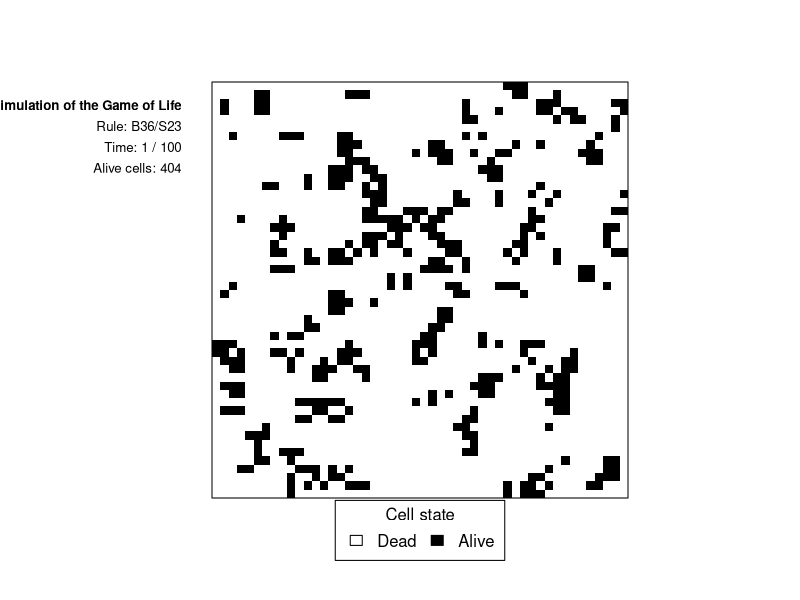
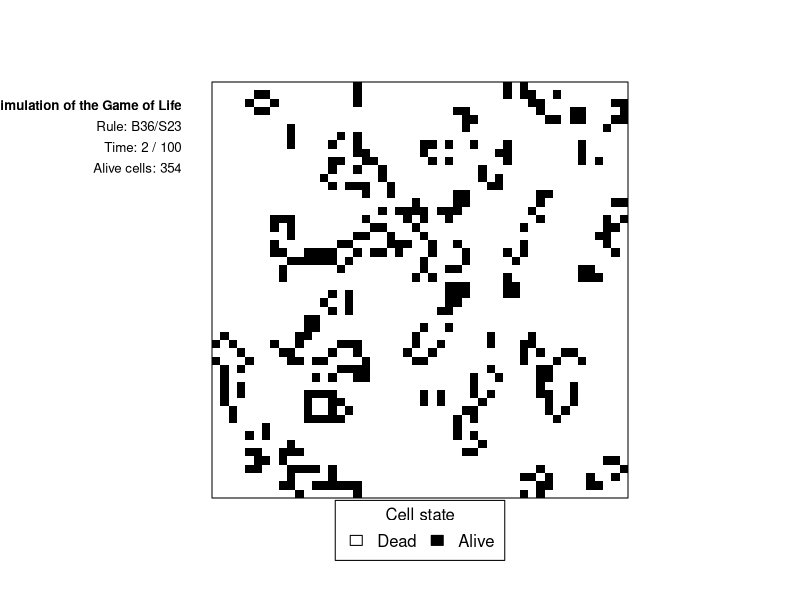
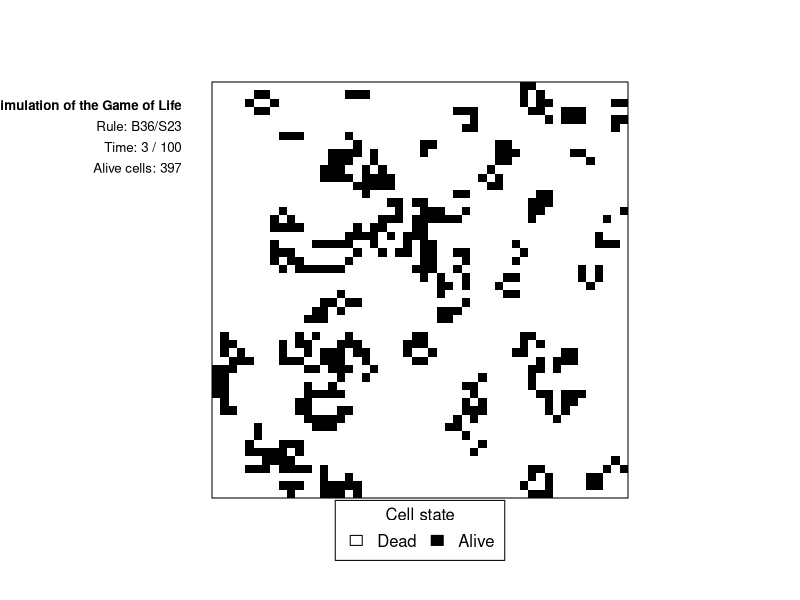
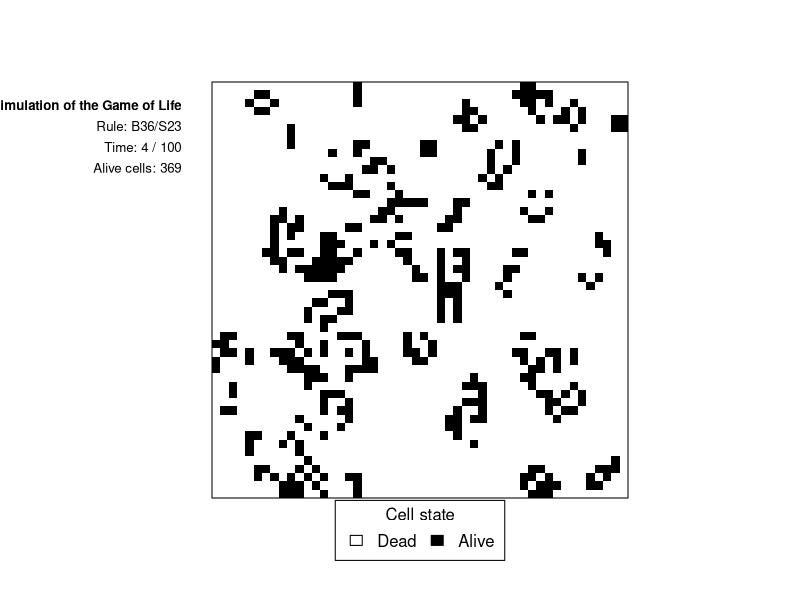
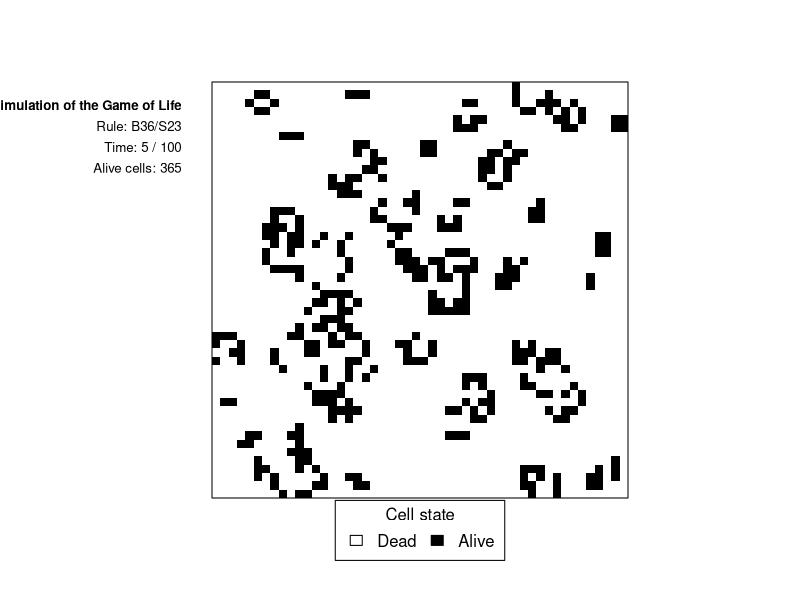
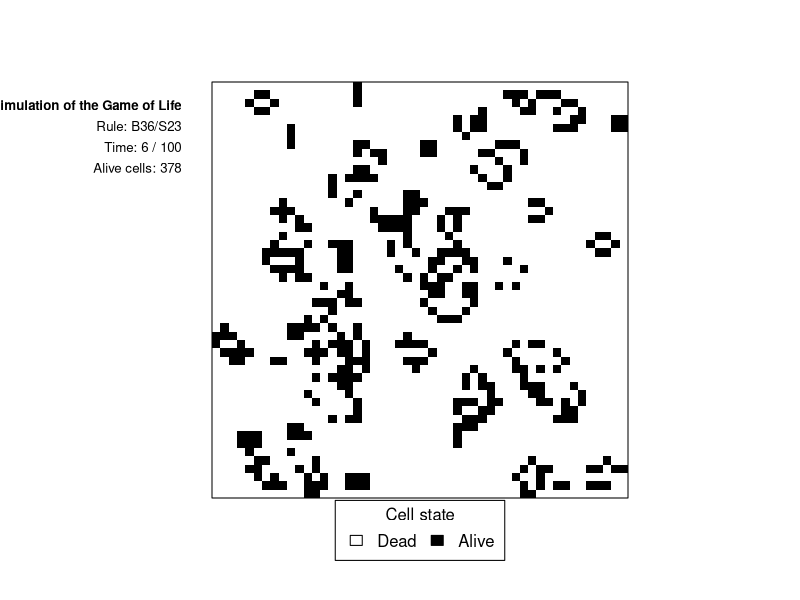
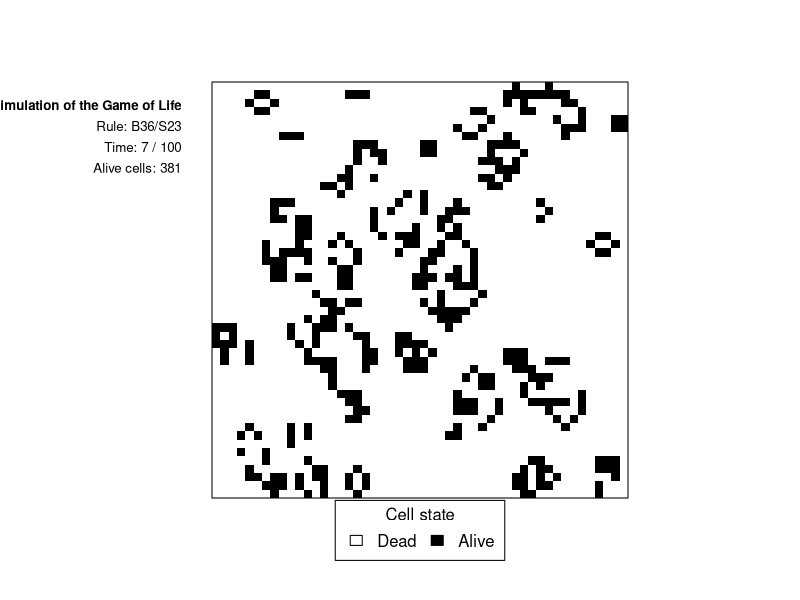
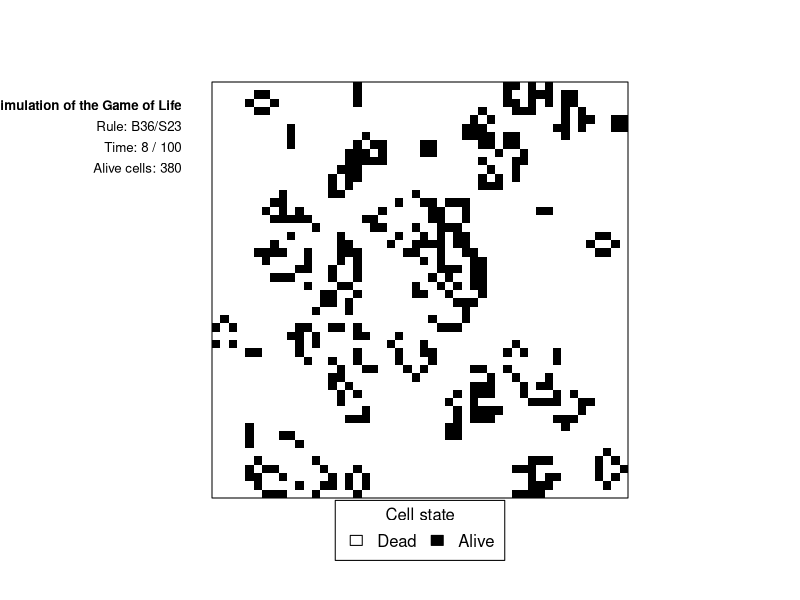

R code for these plots, in order:
# Title: Simulate Conway's Game of Life
# Author: Przemyslaw Marcowski, PhD
# Email: p.marcowski@gmail.com
# Date: 2024-02-03
# Copyright (c) 2024 Przemyslaw Marcowski
#
# This code is licensed under the MIT license found in the
# LICENSE file in the root directory of this source tree.

# This script simulates variations of Conway's Game of Life cellular automaton.
# Users can customize the grid size to adjust the dimensions of the cellular
# automaton, set the number of iterations to control the simulation duration,
# and specify the initial probability of a cell being alive at the start.
# Additionally, the script allows users to select from different birth and
# survival rules to experiment with various automaton behaviors. The grid
# evolution is visualized in real-time, enabling users to observe the emerging
# patterns as the simulation progresses.
#
# Supported rule variations:
#   "B3/S23" (Conway's original rules, 1970):
#     - A dead cell is born if it has exactly 3 live neighbors
#     - A live cell survives if it has 2 or 3 live neighbors
#     - A live cell dies (due to underpopulation or overcrowding) otherwise
#
#   "B2/S":
#     - A dead cell is born if it has exactly 2 live neighbors
#     - A live cell survives if it has any live neighbors (1 to 8)
#     - A live cell dies if it has no live neighbors (isolation)
#
#   "B36/S23":
#     - A dead cell is born if it has 3 or 6 live neighbors
#     - A live cell survives if it has 2 or 3 live neighbors
#     - A live cell dies (due to underpopulation or overcrowding) otherwise

game_of_life <- function(size = 20, tlength = 50, prob = 0.5, rule = "B3/S23") {
  # Simulates and animates Conway's Game of Life.
  # Starts with a random grid based on specified probability.
  # Grid evolves over iterations based on cell state and neighbors.
  # Visualizes grid evolution in real-time.
  # Allows customization of birth/survival rules (B3/S23, B2/S, B36/S23).
  #
  # Args:
  #   size: Edge length of square grid (total cells: size^2). Default is 20.
  #   tlength: Number of iterations to run. Default is 50.
  #   prob: Initial probability of a cell being alive. Default: 0.5.
  #   rule: Birth/survival rules. One of: "B3/S23", "B2/S", "B36/S23". 
  #         Default is "B3/S23".
  #
  # Returns:
  #   No return object. Renders animated plot showing grid evolution.
  #   Each animation frame corresponds to one iteration.

  # Validate size input
  if (!is.numeric(size) || size <= 0) {
    stop("Invalid size. Must be a positive integer.")
  }
  
  # Validate tlength input
  if (!is.numeric(tlength) || tlength <= 0) { 
    stop("Invalid tlength. Must be a positive integer.")
  }
  
  # Validate rule input
  valid_rules <- c("B3/S23", "B2/S", "B36/S23")
  if (!rule %in% valid_rules) {
    stop("Invalid rule. Must be one of: ", paste(valid_rules, collapse = ", "), ".")
  }
  
  # Validate prob input
  if (!is.numeric(prob) || prob < 0 || prob > 1) {
    stop("Invalid prob. Must be a numeric value between 0 and 1.")
  }

  # Extract birth and survival rules
  rule_parts <- strsplit(rule, "/")[[1]]
  birth_rule <- as.integer(regmatches(rule_parts[1], gregexpr("[0-9]", rule_parts[1]))[[1]])
  survival_rule <- as.integer(regmatches(rule_parts[2], gregexpr("[0-9]", rule_parts[2]))[[1]])

  # Initialize grid with random states
  grid <- matrix(rbinom(size^2, 1, prob), nrow = size)

  # Set up plotting environment
  par(mfrow = c(1, 1), pty = "s")

  # Main simulation loop
  for (t in 1:tlength) {
    # Create copy of grid to hold next state
    new_grid <- grid

    # Apply Game of Life rules to each cell
    for (i in 1:size) {
      for (j in 1:size) {
        # Calculate number of live neighbors
        neighbors <- sum(grid[pmax(1, i - 1):pmin(size, i + 1), pmax(1, j - 1):pmin(size, j + 1)]) - grid[i, j]

        # Survival check: cell survives if survival rule is empty or neighbors are in survival rule 
        if (grid[i, j] == 1) {
          if (length(survival_rule) == 0 || neighbors %in% survival_rule) {
            new_grid[i, j] <- 1 # cell survives
          } else {
            new_grid[i, j] <- 0 # cell dies
          }
        
        # Birth check: cell is born if it's dead and neighbors are in birth rule  
        } else if (grid[i, j] == 0) {
          if (neighbors %in% birth_rule) {
            new_grid[i, j] <- 1 # cell is born
          } else {
            new_grid[i, j] <- 0 # remains dead
          }
        }
      }
    }

    # Update grid for next iteration
    grid <- new_grid
    
    # Calculate number of alive cells
    alive_cells <- sum(grid)

    # Visualize new grid
    image(1:size, 1:size, grid, col = c("white", "black"), axes = FALSE, xlab = "", ylab = "")
    box()
    
    # Add legend for cell types
    legend(
      x = "bottom",
      inset = c(0.5, -0.15),
      legend = c("Dead", "Alive"),
      fill = c("white", "black"),
      horiz = TRUE,
      xpd = TRUE,
      title = "Cell state"
    )
    
    # Create vector of labels for statistics
    labels <- c(
      substitute(paste(bold("Simulation of the Game of Life"))),
      paste("Rule:", rule),
      paste("Time:", t, "/", tlength),
      paste("Alive cells:", alive_cells)
    )
    
    # Set horizontal and vertical offsets for labels positioning relative to plot
    x_offset <- 2
    y_offset <- 0.05
    
    # Generate sequence of y-coordinates for labels
    y_coords <- seq(
      from = size - y_offset * size, 
      by = -y_offset * size, 
      length.out = length(labels)
      )
    
    # Display labels by applying text function to each label and y-coordinate
    mapply(
      text,
      x = rep(-x_offset, length(labels)),
      y = y_coords,
      labels = labels,
      pos = 2,
      cex = 0.8,
      xpd = TRUE
    )

    Sys.sleep(0.1) # pause for animation effect

    # Message simulation complete
    if (t == tlength) {
      message("Simulation complete after specified time: ", tlength)
    }
  }
}

# Run simulation with specified parameters
game_of_life(size = 50, tlength = 100, prob = 0.2, rule = "B36/S23")